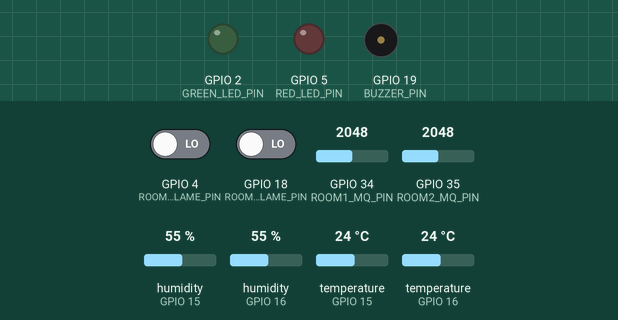
Recording of a sketch running on a simulated ESP32. Parts: output pins drawn as LEDs (lit = HIGH), buzzer (waves = sounding). Inputs (shaded band) come from the test bench; at power-on: GPIO 34 (ROOM1_MQ_PIN) = 2048, GPIO 4 (ROOM1_FLAME_PIN) LOW, GPIO 18 (ROOM2_FLAME_PIN) LOW, GPIO 35 (ROOM2_MQ_PIN) = 2048, humidity (sensors on GPIO 15, GPIO 16) 55 %, temperature (sensors on GPIO 15, GPIO 16) 24 °C. WiFi joins after 1.5 s; servers stay silent unless stated; uploads are accepted with an empty reply; what the sketch prints to the serial monitor is not drawn.

Above: at 2.7 s.
2.8 s: GPIO 34 (ROOM1_MQ_PIN) set to 2942
At 4.3 s:
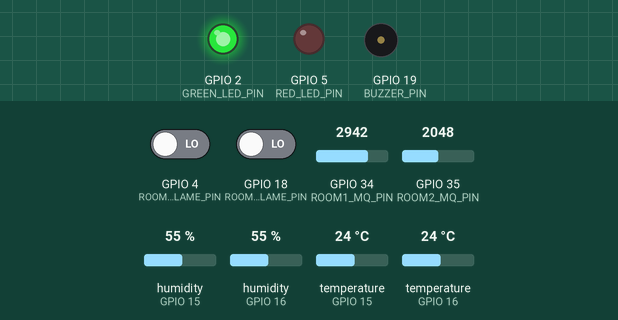
10.6 s: GPIO 34 (ROOM1_MQ_PIN) set to 3064
At 17.1 s:
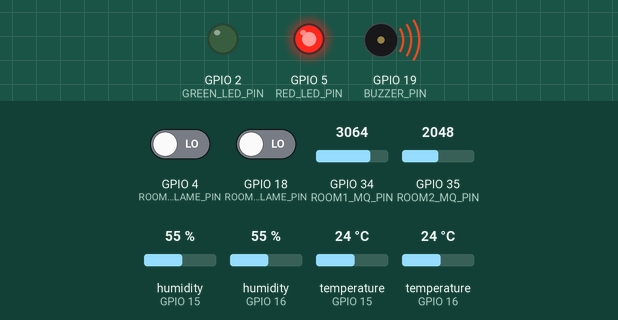
Timing chart, 0 to 18.6 s (numbered marks = the images above; inputs shaded):
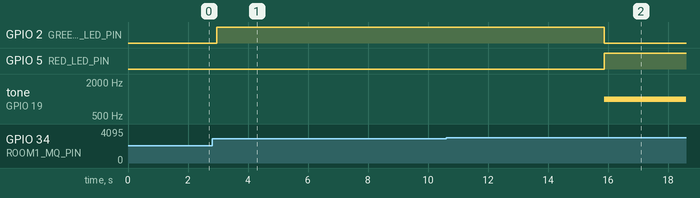

Measured:
- the behaviour switches between 3000 and 3001 on GPIO 34 (ROOM1_MQ_PIN) (found by bisection; images 1 and 2)
- after the input at 10.6 s, GPIO 2 (GREEN_LED_PIN): HIGH → LOW after 5.3 s; GPIO 5 (RED_LED_PIN): LOW → HIGH after 5.3 s; tone on GPIO 19 (BUZZER_PIN): silent → 1000 Hz after 5.3 s

The sketch:

sketch.ino
```cpp
#include <WiFi.h>
#include <HTTPClient.h>
#include "DHTesp.h"

const char* ssid = "Wokwi-GUEST";
const char* password = "";

// Use your backend machine IPv4 address or tunnel URL.
const char* serverUrl = "http://192.168.169.242:5000/api/sensors";

// Room 1 - Master Room
const int ROOM1_DHT_PIN = 15;
const int ROOM1_MQ_PIN = 34;
const int ROOM1_FLAME_PIN = 4;

// Room 2 - Bedroom
const int ROOM2_DHT_PIN = 16;
const int ROOM2_MQ_PIN = 35;
const int ROOM2_FLAME_PIN = 18;

// Outputs
const int GREEN_LED_PIN = 2;
const int RED_LED_PIN = 5;
const int BUZZER_PIN = 19;

// Danger thresholds. Keep these aligned with backend/app defaults.
const float TEMP_DANGER = 50.0;
const int SMOKE_DANGER = 3000;
const int BATTERY_LEVEL = 90;

const unsigned long SEND_INTERVAL_MS = 5000;
const unsigned long POST_GAP_MS = 1000;

DHTesp dhtRoom1;
DHTesp dhtRoom2;

struct RoomSensor {
  const char* deviceCode;
  const char* label;
  DHTesp* dht;
  int smokePin;
  int flamePin;
};

RoomSensor rooms[] = {
  { "MASTER_ROOM", "Master Room", &dhtRoom1, ROOM1_MQ_PIN, ROOM1_FLAME_PIN },
  { "BEDROOM_1", "Bedroom", &dhtRoom2, ROOM2_MQ_PIN, ROOM2_FLAME_PIN },
};

const int ROOM_COUNT = sizeof(rooms) / sizeof(rooms[0]);

void connectWifi() {
  if (WiFi.status() == WL_CONNECTED) {
    return;
  }

  WiFi.mode(WIFI_STA);
  WiFi.begin(ssid, password);

  Serial.print("Connecting WiFi");

  while (WiFi.status() != WL_CONNECTED) {
    delay(500);
    Serial.print(".");
  }

  Serial.println();
  Serial.print("WiFi Connected. IP: ");
  Serial.println(WiFi.localIP());
}

bool isDanger(float temperature, int smokeLevel, bool flameDetected) {
  return temperature > TEMP_DANGER ||
         smokeLevel > SMOKE_DANGER ||
         flameDetected;
}

String buildPayload(
  const char* deviceCode,
  float temperature,
  float humidity,
  int smokeLevel,
  bool flameDetected
) {
  String payload = "{";
  payload += "\"deviceCode\":\"" + String(deviceCode) + "\",";
  payload += "\"temperature\":" + String(temperature, 1) + ",";
  payload += "\"humidity\":" + String(humidity, 1) + ",";
  payload += "\"smokeLevel\":" + String(smokeLevel) + ",";
  payload += "\"co2Level\":" + String(smokeLevel) + ",";
  payload += "\"flameDetected\":" + String(flameDetected ? "true" : "false") + ",";
  payload += "\"batteryLevel\":" + String(BATTERY_LEVEL);
  payload += "}";
  return payload;
}

int sendSensorData(const String& jsonData) {
  if (WiFi.status() != WL_CONNECTED) {
    connectWifi();
  }

  HTTPClient http;
  http.begin(serverUrl);
  http.addHeader("Content-Type", "application/json");

  Serial.println("Sending:");
  Serial.println(jsonData);

  int responseCode = http.POST(jsonData);

  Serial.print("HTTP Response: ");
  Serial.println(responseCode);

  if (responseCode > 0) {
    Serial.println(http.getString());
  } else {
    Serial.println(http.errorToString(responseCode));
  }

  http.end();
  return responseCode;
}

bool readAndSendRoom(RoomSensor room) {
  TempAndHumidity dhtData = room.dht->getTempAndHumidity();

  if (isnan(dhtData.temperature) || isnan(dhtData.humidity)) {
    Serial.print("Failed to read DHT22 for ");
    Serial.println(room.label);
    return false;
  }

  int smokeLevel = analogRead(room.smokePin);
  bool flameDetected = digitalRead(room.flamePin) == HIGH;
  bool danger = isDanger(dhtData.temperature, smokeLevel, flameDetected);

  Serial.print("========== ");
  Serial.print(room.label);
  Serial.println(" ==========");
  Serial.print("Device Code: ");
  Serial.println(room.deviceCode);
  Serial.print("Temperature: ");
  Serial.println(dhtData.temperature, 1);
  Serial.print("Humidity: ");
  Serial.println(dhtData.humidity, 1);
  Serial.print("Smoke: ");
  Serial.println(smokeLevel);
  Serial.print("Flame: ");
  Serial.println(flameDetected ? "true" : "false");
  Serial.print("Danger: ");
  Serial.println(danger ? "true" : "false");

  String payload = buildPayload(
    room.deviceCode,
    dhtData.temperature,
    dhtData.humidity,
    smokeLevel,
    flameDetected
  );

  sendSensorData(payload);
  return danger;
}

void setup() {
  Serial.begin(115200);

  dhtRoom1.setup(ROOM1_DHT_PIN, DHTesp::DHT22);
  dhtRoom2.setup(ROOM2_DHT_PIN, DHTesp::DHT22);

  pinMode(ROOM1_MQ_PIN, INPUT);
  pinMode(ROOM2_MQ_PIN, INPUT);
  pinMode(ROOM1_FLAME_PIN, INPUT);
  pinMode(ROOM2_FLAME_PIN, INPUT);

  pinMode(GREEN_LED_PIN, OUTPUT);
  pinMode(RED_LED_PIN, OUTPUT);
  pinMode(BUZZER_PIN, OUTPUT);

  digitalWrite(GREEN_LED_PIN, LOW);
  digitalWrite(RED_LED_PIN, LOW);
  noTone(BUZZER_PIN);

  connectWifi();
}

void loop() {
  bool anyDanger = false;

  for (int i = 0; i < ROOM_COUNT; i++) {
    anyDanger = readAndSendRoom(rooms[i]) || anyDanger;

    if (i < ROOM_COUNT - 1) {
      delay(POST_GAP_MS);
    }
  }

  if (anyDanger) {
    digitalWrite(GREEN_LED_PIN, LOW);
    digitalWrite(RED_LED_PIN, HIGH);
    tone(BUZZER_PIN, 1000);
  } else {
    digitalWrite(GREEN_LED_PIN, HIGH);
    digitalWrite(RED_LED_PIN, LOW);
    noTone(BUZZER_PIN);
  }

  delay(SEND_INTERVAL_MS);
}
```
